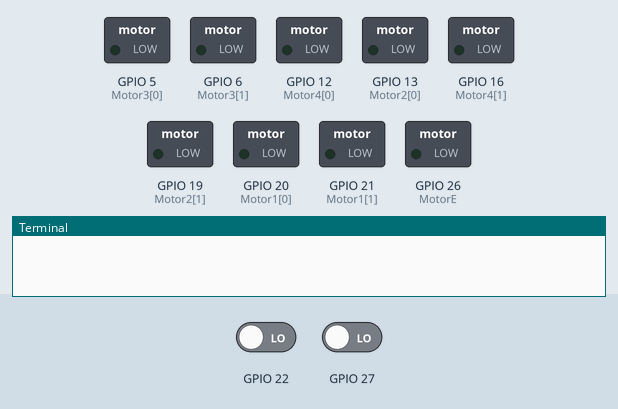
Bench run of a program on a simulated Raspberry Pi (BCM pin numbers). On the bench: switched loads named in the program (green lamp = pin HIGH), the last lines printed to the terminal. The inputs (shaded band) are chosen by the test bench; at power-on: GPIO 22 LOW, GPIO 27 LOW. Pins used as bus, display or sensor lines are not drawn.

Above: at 0.05 s.
At 1.38 s:
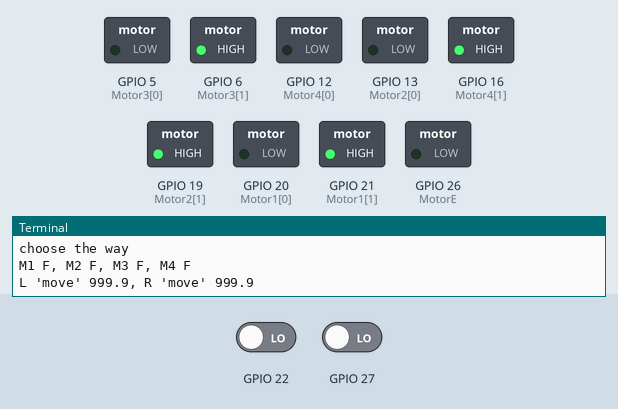
At 2.82 s:
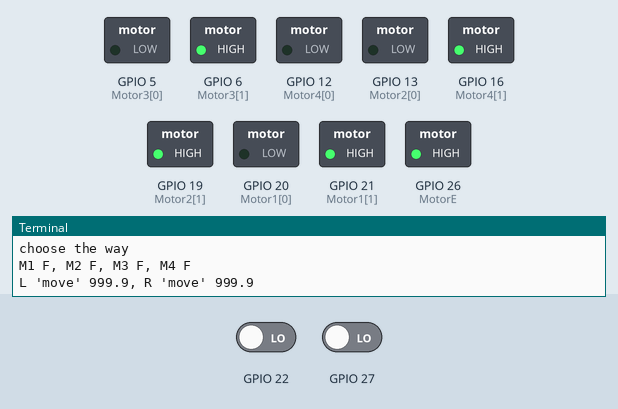
Timing chart, 0 to 3.1 s (numbered marks = the images above):
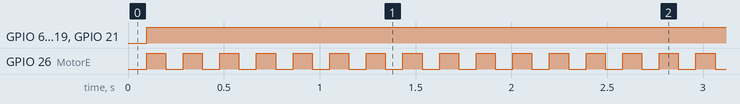

Measured:
- by itself, GPIO 6 (Motor3[1]), GPIO 16 (Motor4[1]), GPIO 19 (Motor2[1]), GPIO 21 (Motor1[1]): LOW → HIGH at 0.10 s
- by itself, GPIO 26 (MotorE): alternates HIGH for 0.10 s and LOW for 0.09 s

The program:

move.py
```python
import RPi.GPIO as GPIO
from time import sleep
import time
import pigpio
import srte

GPIO.setmode(GPIO.BCM)

MotorE = 26


Motor1 = [20,21]

Motor2 = [13,19]

Motor3 = [5,6]

Motor4 = [12,16]


GPIO.cleanup(MotorE)


GPIO.cleanup(Motor1[0])
GPIO.cleanup(Motor1[1])
GPIO.cleanup(Motor2[0])
GPIO.cleanup(Motor2[1])
GPIO.cleanup(Motor3[0])
GPIO.cleanup(Motor3[1])
GPIO.cleanup(Motor4[0])
GPIO.cleanup(Motor4[1])


GPIO.setup(MotorE,GPIO.OUT)

GPIO.setup(Motor1[0],GPIO.OUT)
GPIO.setup(Motor1[1],GPIO.OUT)
GPIO.setup(Motor2[0],GPIO.OUT)
GPIO.setup(Motor2[1],GPIO.OUT)
GPIO.setup(Motor3[0],GPIO.OUT)
GPIO.setup(Motor3[1],GPIO.OUT)
GPIO.setup(Motor4[0],GPIO.OUT)
GPIO.setup(Motor4[1],GPIO.OUT)

pi = pigpio.pi()

if not pi.connected:
   exit()

S=[]
S.append(srte.sonar(pi, 23, 22))
S.append(srte.sonar(pi, 17, 27))
r = 1

CHANGE_DISTANCE = 35		# 10 cm of any ostacles
CRITICAL_DISTANCE = 15		# 5 cm if too close, so move around or something
# any distance far than CHANGE - just move

#     \L|  |R/
#    M1------M2
#      |    |
#      |    |
#    M4------M3

#              M1   M2   M3   M4
Motors_status=['S', 'S', 'S' ,'S']		#[S]top- [F]orward /\ [B]ackward \/
#               L R
Sensors_values=[0,0]
Sensors_status=['unknown','unknown']

def show_status():
   print ("M1 {}, M2 {}, M3 {}, M4 {}".format(Motors_status[0],Motors_status[1],Motors_status[2],Motors_status[3]));
   print ("L '{}' {}, R '{}' {}".format(Sensors_status[0],Sensors_values[0],Sensors_status[1],Sensors_values[1]));

def choose_way():
   print "choose the way"
   if (Sensors_status[0]=='move' and Sensors_status[1]=='move'):
      Motors_status[0]="F";
      Motors_status[1]="F";
      Motors_status[2]="F";
      Motors_status[3]="F";
   elif (Sensors_status[0]=='obstacle' and Sensors_status[1]=='move'):
      Motors_status[0]="F";
      Motors_status[1]="B";
      Motors_status[2]="B";
      Motors_status[3]="F";
   elif (Sensors_status[0]=='move' and Sensors_status[1]=='obstacle'):
      Motors_status[0]="B";
      Motors_status[1]="F";
      Motors_status[2]="F";
      Motors_status[3]="B";
   elif (Sensors_status[0]=='critical' and Sensors_status[1]!='critical'):
      Motors_status[0]="F";
      Motors_status[1]="B";
      Motors_status[2]="B";
      Motors_status[3]="F";
   elif (Sensors_status[0]!='critical' and Sensors_status[1]=='critical'):
      Motors_status[0]="B";
      Motors_status[1]="F";
      Motors_status[2]="F";
      Motors_status[3]="B";
   else:
     do_back();
     do_rotate();

def do_back():
   Motors_status[0]="B";
   Motors_status[1]="B";
   Motors_status[2]="B";
   Motors_status[3]="B";
   do_motors(1);	# move with delay TODO choose delay time for rotate


def do_rotate():
   Motors_status[0]="B";
   Motors_status[1]="F";
   Motors_status[2]="F";
   Motors_status[3]="B";
   do_motors(0.1);	# move with delay TODO choose delay time for rotate

def do_motor(status,motor):
   if (status=='B'):
      #GPIO.output(motor[0],GPIO.LOW)
      GPIO.output(motor[0],GPIO.HIGH)
      GPIO.output(motor[1],GPIO.LOW)
   elif (status=='F'):
      GPIO.output(motor[0],GPIO.LOW)
      GPIO.output(motor[1],GPIO.HIGH)
   else:
      GPIO.output(motor[0],GPIO.HIGH)
      GPIO.output(motor[1],GPIO.HIGH)

def do_motors(d):
   #print "Do motors"

   m_id=0
   for way in Motors_status:
      if m_id==0:
         do_motor(way,Motor1)
      elif m_id==1:
         do_motor(way,Motor2)
      elif m_id==2:
         do_motor(way,Motor3)
      elif m_id==3:
         do_motor(way,Motor4)
      else:
         print "Unknown motor"
      m_id+=1;

   GPIO.output(MotorE,GPIO.HIGH)
   if (Sensors_status[0]!='move' or Sensors_status[1]!='move'):
      time.sleep(0.1)
      GPIO.output(MotorE,GPIO.LOW)
      print "!!! ROTATE !!!!";
      #time.sleep(0.3)
      GPIO.output(MotorE,GPIO.LOW)
      #time.sleep(3)
      GPIO.output(MotorE,GPIO.LOW)

   if d>0:
      time.sleep(d)

try:
   while True:
      GPIO.output(MotorE,GPIO.LOW)
      for s in S:
         s.trigger()

      time.sleep(0.03)
      r=0
      for s in S:
         #print("{} {:.1f}".format(r, s.read()))
         d=s.read()
         Sensors_values[r]=d;
         if d>CHANGE_DISTANCE:
            Sensors_status[r]='move';
         elif d>CRITICAL_DISTANCE:
            Sensors_status[r]='obstacle';
         else:
            Sensors_status[r]='critical';
         r+=1;
      time.sleep(0.06)	# sleep 60ms NOT TESTED
      choose_way()
      show_status()
      do_motors(0.1)

except KeyboardInterrupt:
   pass

print("\ntidying up")

for s in S:
   s.cancel()

pi.stop()


GPIO.output(MotorE,GPIO.LOW)

GPIO.cleanup()
```

srte.py
```python
#!/usr/bin/env python

# srte.py
# 2017-01-11
# Public Domain

import time
import pigpio # http://abyz.co.uk/rpi/pigpio/python.html

SOS=340.29

class sonar:
   """
   Class to read distance using a sonar ranger.

   Instantiate with the Pi, trigger GPIO, and echo GPIO.

   Trigger a reading with trigger().

   Wait long enough for the maximum echo time and get the
   reading in centimetres with read().   A reading of 999.9
   indicates no echo.

   When finished call cancel() to tidy up.
   """
   def __init__(self, pi, trigger, echo):
      self.pi = pi
      self.trig = trigger

      self._distance = 999.9
      self._one_tick = None

      if trigger is not None:
         pi.set_mode(trigger, pigpio.OUTPUT)

      pi.set_mode(echo, pigpio.INPUT)

      self._cb = pi.callback(echo, pigpio.EITHER_EDGE, self._cbf)

   def _cbf(self, gpio, level, tick):
      if level == 1:
         self._one_tick = tick
      else:
         if self._one_tick is not None:
            ping_micros = pigpio.tickDiff(self._one_tick, tick)
            self._distance = (ping_micros * SOS) / 2e4
            self._one_tick = None

   def trigger(self):
      self._distance = 999.9
      self._one_tick = None

      if self.trig is not None:
         self.pi.gpio_trigger(self.trig, 15) # 15 micros trigger pulse

   def read(self):
      return self._distance

   def cancel(self):
      self._cb.cancel()
```
